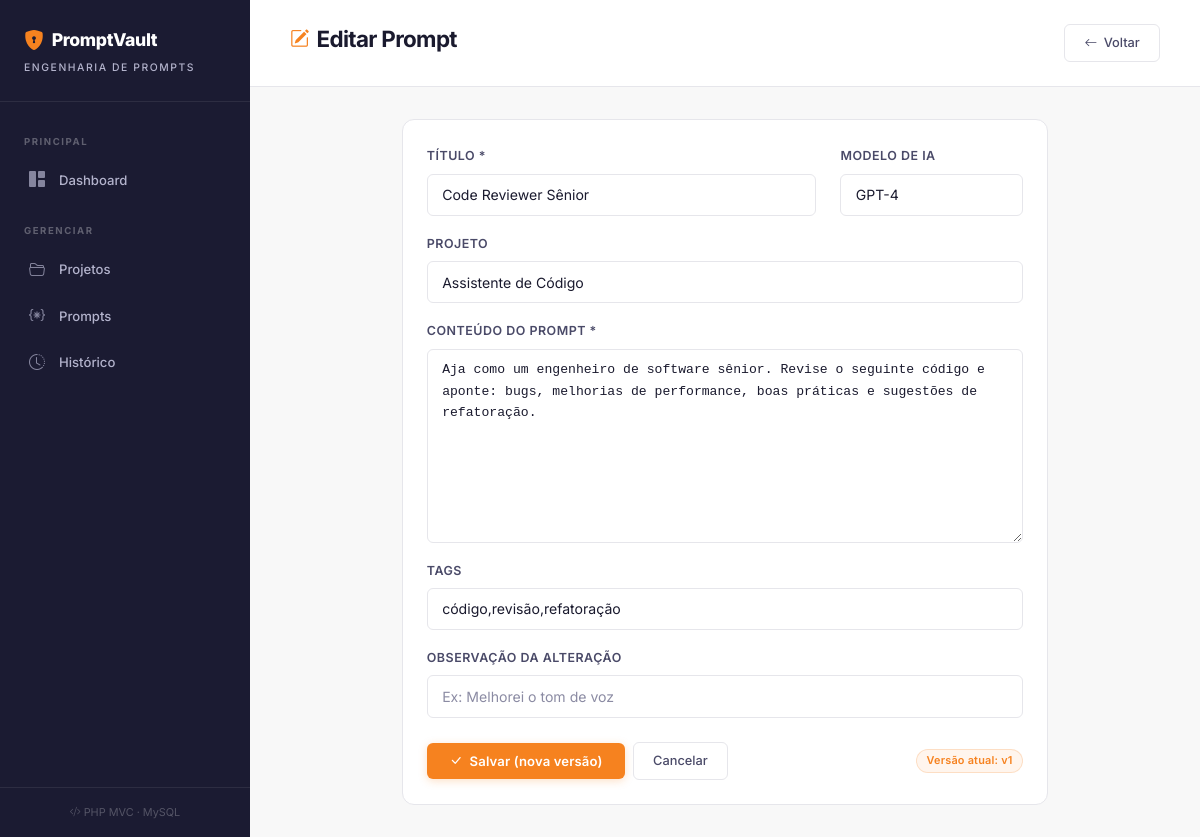
/index.php?url=prompts/editar/1, run on the app's committed database.
### tables this page shows
CREATE TABLE IF NOT EXISTS prompts (
    id INT AUTO_INCREMENT PRIMARY KEY,
    projeto_id INT NOT NULL,
    titulo VARCHAR(200) NOT NULL,
    conteudo TEXT NOT NULL,
    modelo_ia VARCHAR(50) DEFAULT 'GPT-4',
    tags VARCHAR(255),
    versao INT DEFAULT 1,
    criado_em DATETIME DEFAULT CURRENT_TIMESTAMP,
    atualizado_em DATETIME DEFAULT CURRENT_TIMESTAMP ON UPDATE CURRENT_TIMESTAMP,
    FOREIGN KEY (projeto_id) REFERENCES projetos(id) ON DELETE CASCADE
);

CREATE TABLE IF NOT EXISTS projetos (
    id INT AUTO_INCREMENT PRIMARY KEY,
    nome VARCHAR(150) NOT NULL,
    descricao TEXT,
    cor VARCHAR(7) DEFAULT '#f48120',
    criado_em DATETIME DEFAULT CURRENT_TIMESTAMP,
    atualizado_em DATETIME DEFAULT CURRENT_TIMESTAMP ON UPDATE CURRENT_TIMESTAMP
);

### app/controllers/PromptsController.php (called while the page is built, shortened)
<?php
class PromptsController extends BaseController
{
    private Prompt $model;
    private Projeto $projetoModel;
    public function __construct()
    {
        $this->model = new Prompt();
        $this->projetoModel = new Projeto();
    }
    public function editar($id = null): void
    {
        $prompt = $this->model->findByIdWithProjeto((int) $id);
        $historicoModel = new HistoricoVersao();
        $data = [
            'pageTitle' => 'Editar Prompt',
            'prompt'    => $prompt,
            'projetos'  => $this->projetoModel->findAll(),
            'historico' => $historicoModel->findByPrompt((int) $id),
        ];
        $this->view('prompts/editar', $data);
    }
}

### config/db.php (called while the page is built, shortened)
<?php
function getConnection(): PDO
{
    $dsn = "mysql:host=" . DB_HOST . ";dbname=" . DB_NAME . ";charset=" . DB_CHARSET;
    $options = [
        PDO::ATTR_ERRMODE            => PDO::ERRMODE_EXCEPTION,
        PDO::ATTR_DEFAULT_FETCH_MODE => PDO::FETCH_ASSOC,
        PDO::ATTR_EMULATE_PREPARES   => false,
    ];
    try {
        return new PDO($dsn, DB_USER, DB_PASS, $options);
    } catch (PDOException $e) {
        die('<div style="background:#1a1a2e;color:#ff6b6b;padding:2rem;font-family:monospace;border-radius:12px;margin:2rem;">
            <h2>⚠️ Erro de Conexão com o Banco de Dados</h2>
            <p>' . $e->getMessage() . '</p>
            <p style="color:#aaa;">Verifique se o MySQL está rodando e se o banco <code>cofre_prompts</code> foi criado.</p>
        </div>');
    }
}

### app/models/BaseModel.php (called while the page is built, shortened)
<?php
class BaseModel
{
    protected PDO $db;
    protected string $table;
    public function __construct()
    {
        $this->db = getConnection();
    }
    public function findAll(string $orderBy = 'id DESC'): array
    {
        $stmt = $this->db->query("SELECT * FROM {$this->table} ORDER BY {$orderBy}");
        return $stmt->fetchAll();
    }
}

### app/models/Prompt.php (called while the page is built, shortened)
<?php
class Prompt extends BaseModel
{
    public function findByIdWithProjeto(int $id): ?array
    {
        $sql = "SELECT pr.*, p.nome as projeto_nome
                FROM prompts pr
                INNER JOIN projetos p ON pr.projeto_id = p.id
                WHERE pr.id = :id";
        $stmt = $this->db->prepare($sql);
        $stmt->execute(['id' => $id]);
        $result = $stmt->fetch();
        return $result ?: null;
    }
}

### app/views/prompts/editar.php (the view, shortened to what this page needs)
<?php require_once 'app/views/layout/header.php'; ?>
<div class="top-bar">
    <h1><i class="bi bi-pencil-square"></i> Editar Prompt</h1>
    <a href="<?= BASE_URL ?>index.php?url=prompts" class="btn-outline"><i class="bi bi-arrow-left"></i> Voltar</a>
</div>
<div class="content-wrap">
<div class="row justify-content-center">
    <div class="col-md-9">
        <div class="cf-card">
            <form action="<?= BASE_URL ?>index.php?url=prompts/atualizar/<?= $prompt['id'] ?>" method="POST" class="cf-form">
                <div class="row">
                    <div class="col-md-8 mb-3">
                        <label class="form-label">Título *</label>
                        <input type="text" name="titulo" class="form-control" value="<?= htmlspecialchars($prompt['titulo']) ?>" required>
                    </div>
                    <div class="col-md-4 mb-3">
                        <label class="form-label">Modelo de IA</label>
                        <select name="modelo_ia" class="form-select">
                            <?php foreach (['GPT-4','GPT-4o','Claude','Gemini','Llama','Outro'] as $m): ?>
                            <option value="<?= $m ?>" <?= $prompt['modelo_ia'] === $m ? 'selected' : '' ?>><?= $m ?></option>
                            <?php endforeach; ?>
                        </select>
                    </div>
                </div>
                <div class="mb-3">
                    <label class="form-label">Projeto</label>
                    <select name="projeto_id" class="form-select" required>
                        <?php foreach ($projetos as $p): ?>
                        <option value="<?= $p['id'] ?>" <?= $prompt['projeto_id'] == $p['id'] ? 'selected' : '' ?>><?= htmlspecialchars($p['nome']) ?></option>
                        <?php endforeach; ?>
                    </select>
                </div>
                <div class="mb-3">
                    <label class="form-label">Conteúdo do Prompt *</label>
                    <textarea name="conteudo" class="form-control" rows="8" required><?= htmlspecialchars($prompt['conteudo']) ?></textarea>
                </div>
                <div class="mb-3">
                    <label class="form-label">Tags</label>
                    <input type="text" name="tags" class="form-control" value="<?= htmlspecialchars($prompt['tags'] ?? '') ?>">
                </div>
                <div class="mb-4">
                    <label class="form-label">Observação da alteração</label>
                    <input type="text" name="observacao" class="form-control" placeholder="Ex: Melhorei o tom de voz">
                </div>
                <div class="d-flex gap-2 align-items-center">
                    <button type="submit" class="btn-cf"><i class="bi bi-check-lg"></i> Salvar (nova versão)</button>
                    <a href="<?= BASE_URL ?>index.php?url=prompts" class="btn-outline">Cancelar</a>
                    <span class="badge-cf badge-version ms-auto">Versão atual: v<?= $prompt['versao'] ?></span>
                </div>
            </form>
        </div>
    </div>
</div>
</div>
<?php require_once 'app/views/layout/footer.php'; ?>

### public/css/style.css (style rules this page uses)
:root { --bg-page: #f8f8f8; --bg-sidebar: #1b1b32; --bg-sidebar-hover: rgba(255,255,255,0.06); --bg-sidebar-active: rgba(246,130,31,0.12); --bg-card: #ffffff; --bg-input: #ffffff; --bg-code: #f4f4f4; --bg-topbar: #ffffff; --cf-orange: #f6821f; --cf-orange-hover: #e0740f; --cf-orange-light: rgba(246,130,31,0.08); --cf-orange-glow: rgba(246,130,31,0.18); --cf-red: #d63d3d; --cf-red-light: rgba(214,61,61,0.08); --cf-green: #1ea672; --cf-green-light: rgba(30,166,114,0.08); --cf-blue: #4693e4; --cf-blue-light: rgba(70,147,228,0.08); --cf-purple: #9b6dff; --cf-purple-light: rgba(155,109,255,0.10); --text-primary: #1a1a2e; --text-secondary: #4a4a68; --text-muted: #8b8ba3; --text-white: #ffffff; --text-sidebar: #b3b3cc; --text-sidebar-active: #f6821f; --border-color: #e6e6eb; --border-light: #f0f0f5; --border-focus: #f6821f; --shadow-sm: 0 1px 3px rgba(0,0,0,0.06); --shadow-md: 0 4px 12px rgba(0,0,0,0.08); --shadow-lg: 0 8px 30px rgba(0,0,0,0.10); --shadow-card-hover: 0 8px 24px rgba(0,0,0,0.12); --shadow-btn: 0 2px 8px rgba(246,130,31,0.25); --shadow-btn-hover: 0 4px 16px rgba(246,130,31,0.35); --radius: 8px; --radius-sm: 6px; --radius-lg: 12px; --radius-pill: 100px; --transition: all 0.25s cubic-bezier(0.4,0,0.2,1); --transition-fast: all 0.15s ease; }
*, *::before, *::after { margin: 0; padding: 0; box-sizing: border-box; }
body { font-family: 'Inter', -apple-system, BlinkMacSystemFont, 'Segoe UI', Roboto, sans-serif; background-color: var(--bg-page); color: var(--text-primary); min-height: 100vh; overflow-x: hidden; -webkit-font-smoothing: antialiased; -moz-osx-font-smoothing: grayscale; font-size: 14px; line-height: 1.6; }
.top-bar { display: flex; justify-content: space-between; align-items: center; padding: 1.5rem 2.5rem; background: var(--bg-topbar); border-bottom: 1px solid var(--border-color); position: sticky; top: 0; z-index: 100; }
.top-bar h1 { font-size: 1.4rem; font-weight: 700; color: var(--text-primary); letter-spacing: -0.03em; display: flex; align-items: center; gap: 0.5rem; }
.top-bar h1 i { color: var(--cf-orange); font-size: 1.2rem; }
.content-wrap { padding: 2rem 2.5rem; }
.btn-cf { background: var(--cf-orange); color: var(--text-white); border: none; padding: 0.55rem 1.4rem; border-radius: var(--radius-sm); font-weight: 600; font-size: 0.82rem; cursor: pointer; transition: var(--transition); text-decoration: none; display: inline-flex; align-items: center; gap: 0.45rem; box-shadow: var(--shadow-btn); letter-spacing: 0.01em; line-height: 1.4; white-space: nowrap; }
.btn-outline { background: transparent; color: var(--text-secondary); border: 1px solid var(--border-color); padding: 0.5rem 1.2rem; border-radius: var(--radius-sm); font-weight: 500; font-size: 0.8rem; cursor: pointer; transition: var(--transition); text-decoration: none; display: inline-flex; align-items: center; gap: 0.4rem; white-space: nowrap; }
.cf-card { background: var(--bg-card); border: 1px solid var(--border-color); border-radius: var(--radius-lg); padding: 1.5rem; transition: var(--transition); position: relative; }
.cf-form .form-label { color: var(--text-secondary); font-weight: 600; font-size: 0.78rem; text-transform: uppercase; letter-spacing: 0.04em; margin-bottom: 0.45rem; }
.cf-form .form-control, .cf-form .form-select { background: var(--bg-input); border: 1px solid var(--border-color); color: var(--text-primary); border-radius: var(--radius-sm); padding: 0.6rem 0.9rem; font-size: 0.88rem; transition: var(--transition); font-family: inherit; }
.cf-form .form-control::placeholder { color: var(--text-muted); }
.cf-form textarea.form-control { min-height: 140px; resize: vertical; font-family: 'JetBrains Mono', 'Fira Code', 'Cascadia Code', monospace; font-size: 0.82rem; line-height: 1.65; }
.badge-cf { display: inline-block; padding: 0.2rem 0.6rem; border-radius: var(--radius-pill); font-size: 0.68rem; font-weight: 600; letter-spacing: 0.02em; line-height: 1.4; }
.badge-version { background: var(--cf-orange-light); color: var(--cf-orange); border: 1px solid rgba(246,130,31,0.2); }

### data on the page
prompts: titulo "Code Reviewer Sênior", modelo_ia "GPT-4", projeto_id "Assistente de Código", conteudo "Aja como um engenheiro de software sênior. Revise o seguinte código e aponte: bugs, melhorias de performance, boas práticas e sugestões de refatoração.", tags "código,revisão,refatoração", versao "1"
